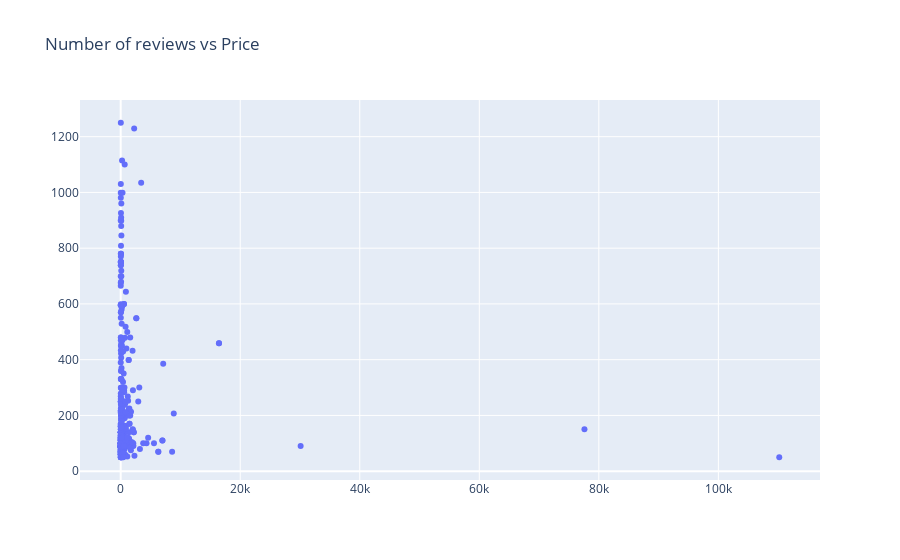

Here is the notebook cell this chart was saved with:
### Markdown cell above
### What trends can we see between the price of a product and the number of reviews?

### Code cell
import plotly
plotly.offline.init_notebook_mode(connected=True)
from plotly.graph_objs import Figure, Histogram, Layout

from plotly.graph_objs import Scatter


data = [Scatter(x=df2['reviews_float'], y=df2['price_float'], mode = 'markers', text=df2['brand'])]
layout = Layout(title="Number of reviews vs Price")

fig = Figure(data=data, layout=layout)

plotly.offline.iplot(fig, show_link=False)

### Figure 1 — Plotly figure (JSON) as saved in the notebook; plotly's stock layout.template omitted (floating-point values rounded to 4 significant figures; data arrays with more than 128 entries replaced by an {"elided": "..."} marker saying what was removed)
{"data": [{"mode": "markers", "text": {"elided": "501 str values"}, "type": "scatter", "x": {"elided": "501 int values"}, "y": {"elided": "501 float values"}}], "layout": {"title": {"text": "Number of reviews vs Price"}}}
